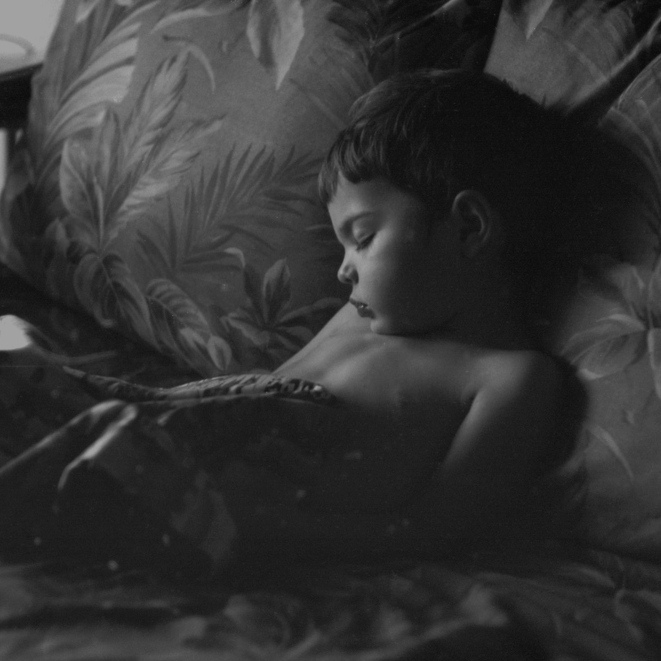
#> input picture images/nap.jpg, 661 x 661 px
$ jupyter execute --allow-errors Fundamentals.ipynb
#> lines starting #> are read from the running program, lines starting #| are printed output that depends on the picture
[cell 1]
import numpy as np
import matplotlib.pyplot as plt
import imageio

# TP1

[cell 2]
def readImagePgm(file_name):
    file = open(file_name, "r")
    lines = file.readlines()
    for line in list(lines):
        if(line[0]=='#'):
            lines.remove(line)
    l = []
    for line in list(lines):
        for word in line.split():
            l.append(word)
    p = l[0]
    if (p!='P2' and p!='P5'):
        print('Insupported format')
        exit()
    del(l[0])
    lx = int(l[0])
    del(l[0])
    ly = int(l[0])
    del(l[0])
    density = int(l[0])
    del(l[0])
    for i in range(0,len(l)):
        l[i] = int(l[i])
    l= np.array(l)
    matrix = np.matrix(l.reshape((640, 480)))
    file.close()
    return matrix

#> (a cell that did not finish here is left out)

matrix

#> (a cell that did not finish here is left out)

[cell 5]
def writeImagePgm(m, lx, ly, density):
    file = open("images/output.pgm", "w")
    file.write("P2")
    file.write(f'\n{lx}')
    file.write(f' {ly}')
    file.write(f'\n{density}\n')
    for x in range(lx):
        for y in range(ly):
            file.write(f'{m[x][y]} ')

#> (a cell that did not finish here is left out)


[cell 7]
def mean_stdev(matrix):
    matrix = np.matrix(matrix)
    mean = matrix.mean()
    stdev = np.std(matrix)
    return mean, stdev

#> (a cell that did not finish here is left out)

[cell 9]
def histogram (matrix):
    matrix = np.matrix(matrix)
    lx,ly = matrix.shape
    histogram = np.zeros(256).astype(int)
    for i in range (256):
        pixels_value_i = np.sum (matrix == i )
        histogram[i] = pixels_value_i
    return histogram

#> (a cell that did not finish here is left out)

[cell 11]
img1 = imageio.imread("images/nap.jpg")
#> img1 is the input picture: shape (661, 661); min 7, max 165, mean 50.7
img2 = imageio.imread("images/scarlett.jpg")
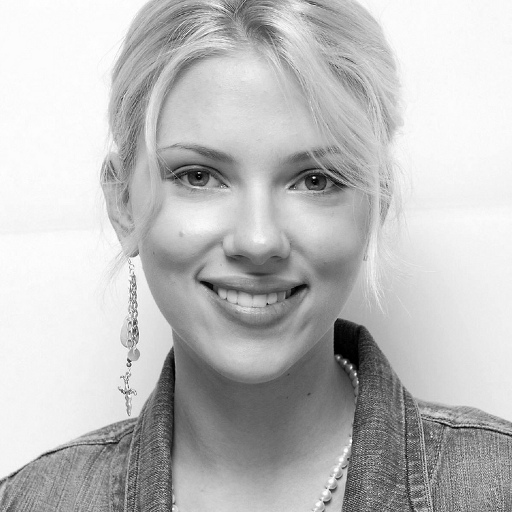
#> input picture images/scarlett.jpg, 512 x 512 px
#> img2 is the input picture: shape (512, 512); min 0, max 255, mean 190.1

hist_img1 = histogram(img1)
#> the loop in histogram, `for i in range (256):` made 256 passes
#> pixels_value_i on passes 1 to 3: 0, 0, 0
#> after the loop in histogram, `for i in range (256):`: histogram = 256 values, max 18361 at index 30, min 0 at index 0, mean 1706.7
#> hist_img1 has the same summary as histogram in histogram
hist_img2 = histogram(img2)
#> the loop in histogram (call 2), `for i in range (256):` made 256 passes
#> pixels_value_i on passes 1 to 3: 117, 92, 77
#> hist_img2 = 256 values, max 11719 at index 251, min 22 at index 18, mean 1024

plt.subplot(221)
plt.imshow(img1, cmap="gray", vmin=0, vmax=255)
plt.axis('off')
plt.subplot(223)
plt.imshow(img2, cmap="gray", vmin=0, vmax=255)
plt.axis('off')

plt.subplot(222)
plt.bar(range(256), hist_img1)
plt.xlabel('Intensity value')
plt.ylabel('Frequency')

plt.subplot(224)
plt.bar(range(256), hist_img2)
plt.xlabel('Intensity value')
plt.ylabel('Frequency')
plt.show()
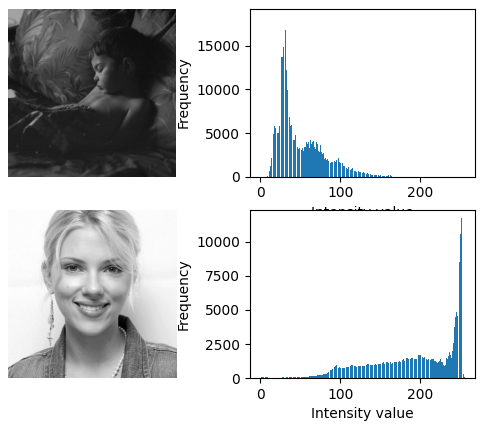
#> figure drawn by matplotlib, 4 panels; panel 3: tallest bar 18361 high, from x = 29.6 to 30.4; panel 4: tallest bar 11719 high, from x = 250.6 to 251.4

[cell 12]
def cumulative_histogram (histogram):
    histC = np.zeros(256).astype(int)
    histC[0] = histogram[0]
    for i in range(1,  256):
        histC[i] = histogram[i] + histC[i-1]
    return(histC)

#> (a cell that did not finish here is left out)

#> (a cell that did not finish here is left out)

# TP2

[cell 15]
def histogram_equalization(matrix):
    hist = histogram(matrix)
    histC = cumulative_histogram (hist)
    hist_transform = np.zeros(256).astype(np.uint8)
    N, M = matrix.shape
    # create the image to store the equalised version
    matrix_eq = np.zeros([N,M]).astype(np.uint8)
    for z in range(256):
        s = ((255)/float(M*N))*histC[z]
        matrix_eq[ np.where(matrix == z) ] = s
        hist_transform[z] = s
    return (matrix_eq, hist_transform)

#> (a cell that did not finish here is left out)

[cell 17]
plt.figure(figsize=(14,14))
plt.subplot(3,2,1)
#> (the rest of this cell did not finish here and is left out)

[cell 18]
img1_eq, img1_transf = histogram_equalization(img1)
#> in histogram_equalization, `hist = histogram(matrix)`: hist has the same summary as histogram in histogram
#> after the loop in cumulative_histogram, `for i in range(1,  256):`: histC = 256 values from 0 to 436921
#> the loop in histogram_equalization, `for z in range(256):` made 256 passes
#> after the loop in histogram_equalization, `for z in range(256):`:
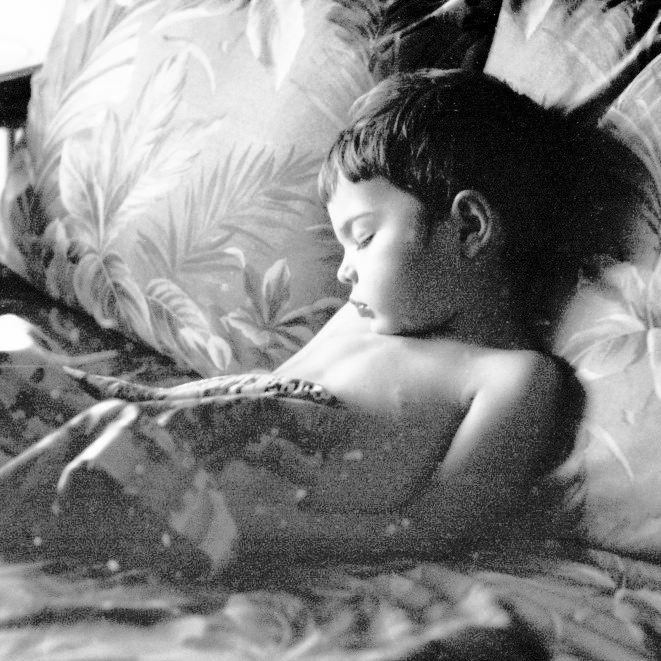
#> matrix_eq: shape (661, 661); min 0, max 255, mean 129
#> after the loop in histogram_equalization, `for z in range(256):`: hist_transform = 256 values from 0 to 255
#> img1_transf = 256 values from 0 to 255
img2_eq, img2_transf = histogram_equalization(img2)
#> in histogram_equalization (call 2), `hist = histogram(matrix)`: hist has the same summary as hist_img2 outside histogram_equalization
#> in histogram_equalization (call 2), `histC = cumulative_histogram (hist)`: histC = 256 values from 117 to 262144
#> the loop in histogram_equalization (call 2), `for z in range(256):` made 256 passes
#> s on passes 1 to 3: 0.114, 0.203, 0.278
#> after the loop in histogram_equalization (call 2), `for z in range(256):`:
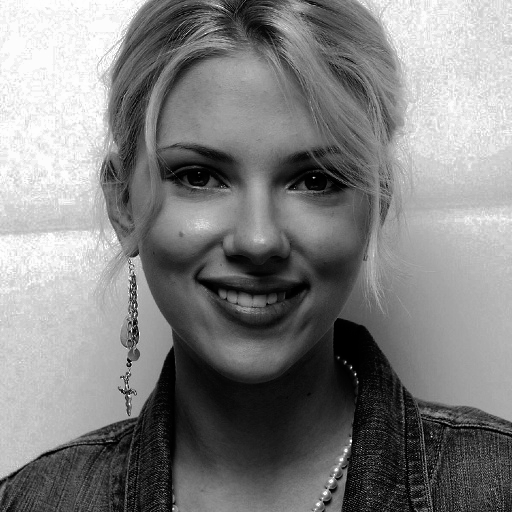
#> matrix_eq: shape (512, 512); min 0, max 255, mean 128.4
#> img2_transf = 256 values from 0 to 255

[cell 19]
# compute the new histograms (after equalisation)
histeq_img1 = histogram(img1_eq)
#> histeq_img1 = 256 values, max 18361 at index 77, min 0 at index 3, mean 1706.7
histeq_img2 = histogram(img2_eq)
#> histeq_img2 = 256 values, max 11719 at index 243, min 0 at index 67, mean 1024

[cell 20]
plt.figure(figsize=(14,14))
plt.subplot(3,2,1)
plt.imshow(img1, cmap="gray", vmin=0, vmax=255)
plt.axis('off')
plt.subplot(3,2,2)
plt.bar(range(256), hist_img1)
plt.xlabel('Intensity value')
plt.ylabel('Frequency')
plt.subplot(3,2,4)
plt.plot(range(256), img1_transf)
plt.xlabel('input pixel value (r)')
plt.ylabel('output pixel value (s)')

plt.subplot(3,2,5)
plt.imshow(img1_eq, cmap="gray", vmin=0, vmax=255)
plt.axis('off')
plt.subplot(3,2,6)
plt.bar(range(256), histeq_img1)
plt.xlabel('Intensity value')
plt.ylabel('Frequency')
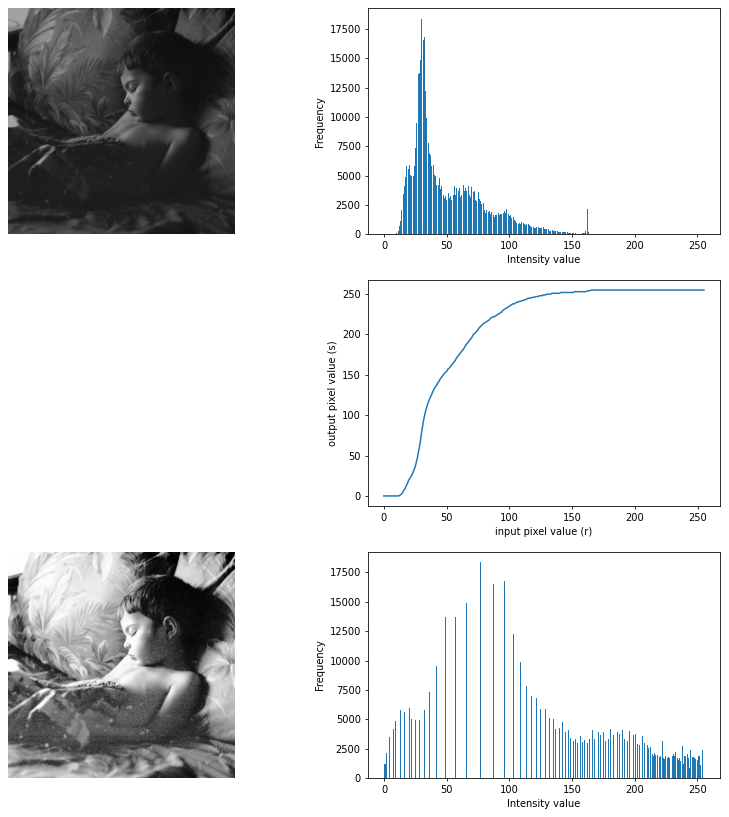
#> figure drawn by matplotlib, 5 panels; panel 2: tallest bar 18361 high, from x = 29.6 to 30.4; panel 3: curve peaks at x = 165, y = 255; panel 5: tallest bar 18361 high, from x = 76.6 to 77.4

[cell 21]
plt.figure(figsize=(14,14))

plt.subplot(3,2,1)
plt.imshow(img2, cmap="gray", vmin=0, vmax=255)
plt.title('original image')
plt.axis('off')
plt.subplot(3,2,2)
plt.bar(range(256), hist_img2)
plt.title('original histogram')
plt.xlabel('Intensity value')
plt.ylabel('Frequency')
plt.subplot(3,2,4)
plt.plot(range(256), img2_transf)
plt.title('transformation function')
plt.xlabel('input pixel value (r)')
plt.ylabel('output pixel value (s)')

plt.subplot(3,2,5)
plt.imshow(img2_eq, cmap="gray", vmin=0, vmax=255)
plt.title('equalised image')
plt.axis('off')
plt.subplot(3,2,6)
plt.bar(range(256), histeq_img2)
plt.title('equalised histogram')
plt.xlabel('Intensity value')
plt.ylabel('Frequency')
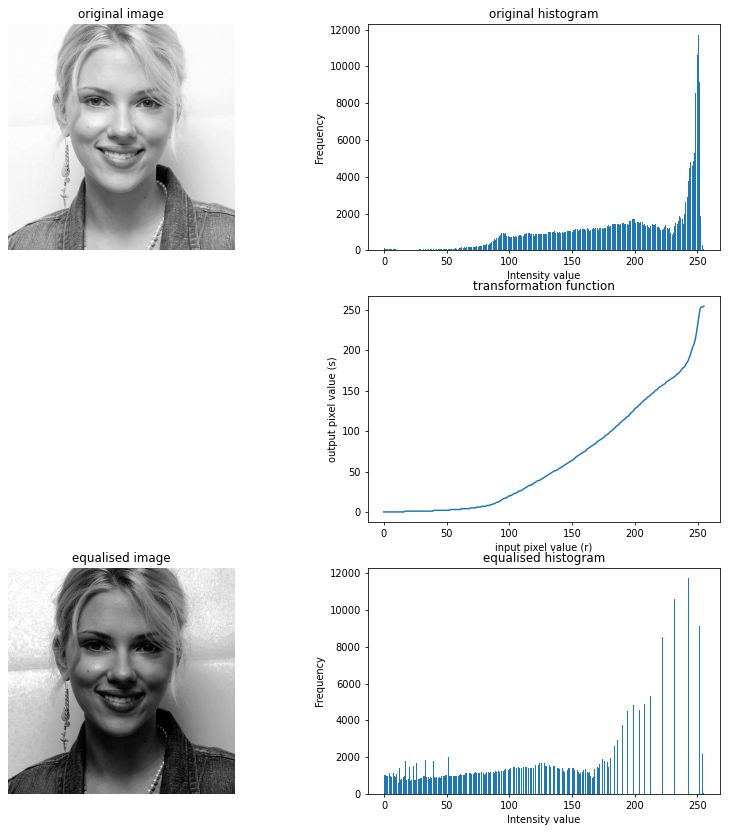
#> figure drawn by matplotlib, 5 panels; panel 2: tallest bar 11719 high, from x = 250.6 to 251.4; panel 3: curve peaks at x = 255, y = 255; panel 5: tallest bar 11719 high, from x = 242.6 to 243.4
